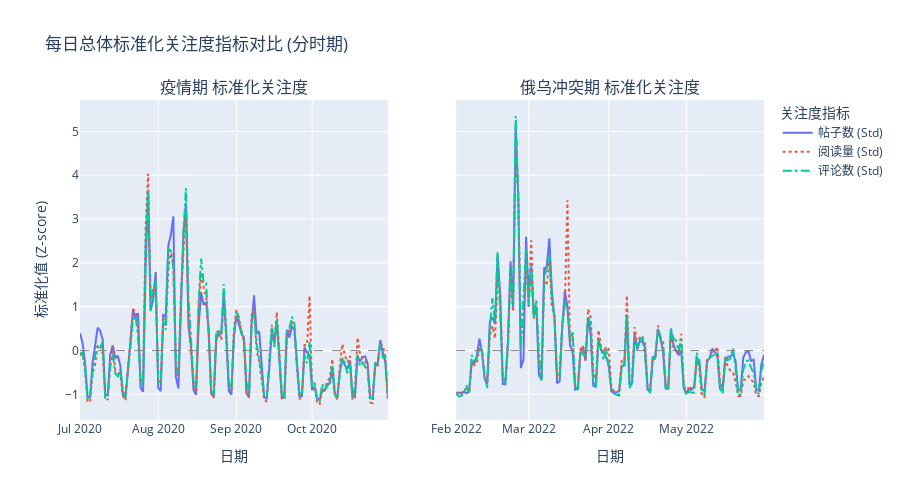

This figure's notebook cell:
### Code cell
# 5.5 标准化关注度指标对比
if daily_agg_overall is not None:
    print("绘制标准化总体关注度指标对比图 (独立子图)...")
    df_att = daily_agg_overall[['Date', 'Period', 'Tpostnum', 'Readnum', 'Commentnum']].copy()

    # 标准化 (Z-score)，按 Period 分别进行
    metrics_to_std = ['Tpostnum', 'Readnum', 'Commentnum']
    std_cols = [] # 存储标准化后的列名
    for col in metrics_to_std:
        std_col_name = f'{col}_std'
        df_att[std_col_name] = df_att.groupby('Period')[col].transform(lambda x: (x - x.mean()) / (x.std() + EPSILON))
        std_cols.append(std_col_name)

    # 定义时期名称和对应的子图列号
    periods = df_att['Period'].unique()
    if len(periods) != 2:
        print("警告：数据不只包含两个时期，无法按预期绘制一行两列图。将只绘制前两个时期。")
        periods = periods[:2] # 最多取前两个

    period_col_map = {periods[0]: 1, periods[1]: 2} # 将时期映射到列号 1 和 2

    # 定义指标名称和绘图颜色/样式的映射
    metric_map = {
        'Tpostnum_std': {'name': '帖子数 (Std)', 'color': px.colors.qualitative.Plotly[0], 'dash': None},
        'Readnum_std': {'name': '阅读量 (Std)', 'color': px.colors.qualitative.Plotly[1], 'dash': 'dot'},
        'Commentnum_std': {'name': '评论数 (Std)', 'color': px.colors.qualitative.Plotly[2], 'dash': 'dashdot'}
    }

    # --- 创建子图 ---
    # subplot_titles 包含每个子图的标题
    fig_att_subplots = make_subplots(rows=1, cols=2,
                                     subplot_titles=[f"{p} 标准化关注度" for p in periods],
                                     shared_yaxes=True) # 可以选择共享Y轴，因为都是标准化值

    # --- 循环绘制 ---
    legend_added = set() # 用于跟踪哪些图例项已添加

    for period_name, col_index in period_col_map.items():
        df_period = df_att[df_att['Period'] == period_name] # 筛选出当前时期的数据

        for std_col, style in metric_map.items():
            if std_col in df_period.columns: # 确保列存在
                metric_name_legend = style['name']
                # 控制图例显示：只在第一次添加到图例时显示
                show_legend_flag = metric_name_legend not in legend_added
                fig_att_subplots.add_trace(go.Scatter(
                    x=df_period['Date'],
                    y=df_period[std_col],
                    mode='lines',
                    name=metric_name_legend, # 图例名称
                    line=dict(color=style['color'], dash=style['dash']),
                    showlegend=show_legend_flag # 控制是否显示图例项
                ), row=1, col=col_index)
                legend_added.add(metric_name_legend) # 记录已添加的图例项

        # 为每个子图添加零线
        fig_att_subplots.add_hline(y=0, line_width=1, line_dash="dash", line_color="grey", row=1, col=col_index)
        # 为每个子图设置X轴标签
        fig_att_subplots.update_xaxes(title_text="日期", row=1, col=col_index)


    # --- 更新整体布局 ---
    fig_att_subplots.update_layout(
        title_text='每日总体标准化关注度指标对比 (分时期)',
        height=500, # 可以调整高度
        hovermode="x unified", # 统一X轴的悬停信息
        legend_title_text='关注度指标' # 设置图例标题
    )
    # 设置共享的Y轴标签
    fig_att_subplots.update_yaxes(title_text="标准化值 (Z-score)", row=1, col=1)

    fig_att_subplots.show()
    # fig_att_subplots.write_image("overall_attention_std_comparison_subplots.png")

else:
    print("未聚合 'daily_agg_overall' 数据，无法绘制标准化关注度对比图。")
